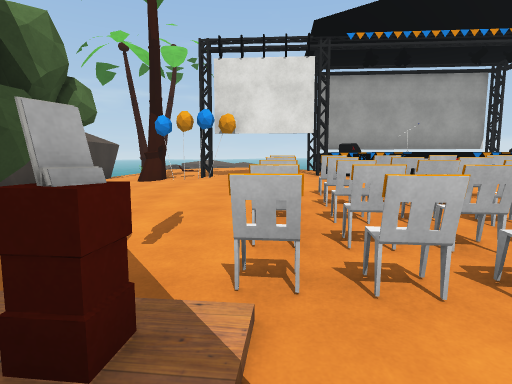
[1] (above)

14 first-person views from a walk through a 3-D level made in the Unity game engine. The camera is 1.4 m above the floor, tilts 6° down and sees 80° across. The floor is counted in squares, 2 m on a side. Each view is taken from the middle of a square. On the plan, view 1 faces up. The plan holds only what a view shows up to about 10 squares ahead; the rest is blank. The place goes on beyond the plan. The player character is not drawn. Some animated figures are not drawn. Some surface patterns are stand-ins.

[2]
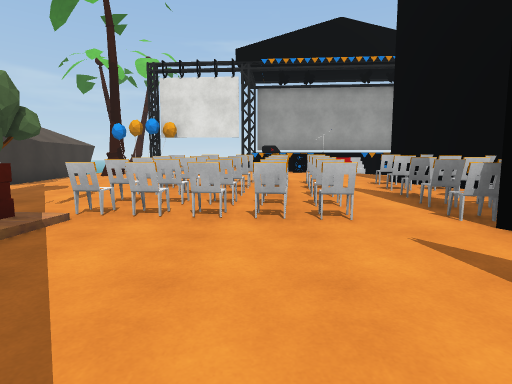

[3]
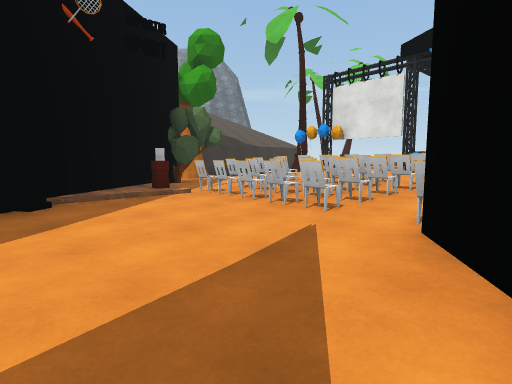

[4]
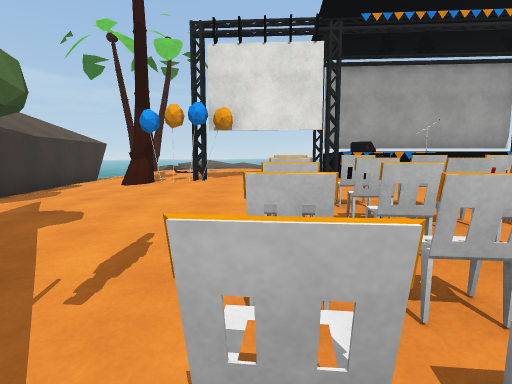

[5]
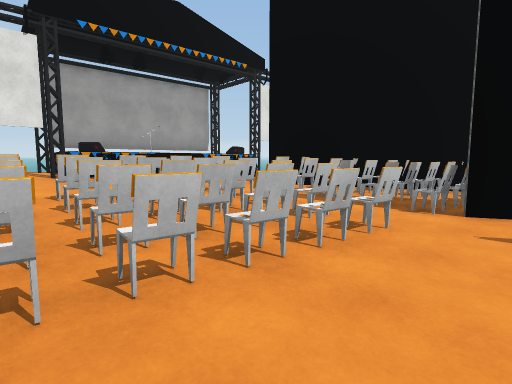

[6]
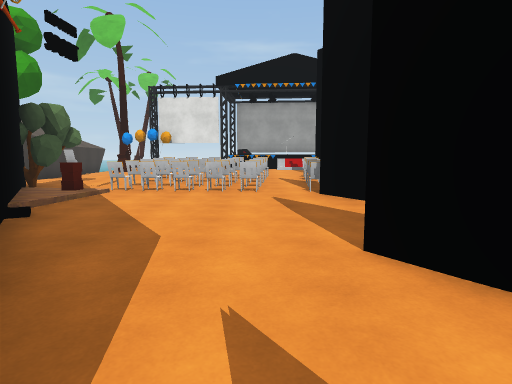

[7]
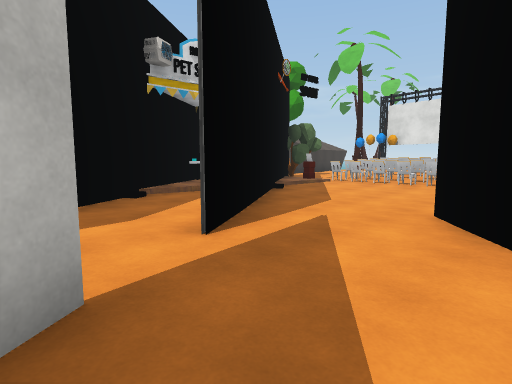

[8]
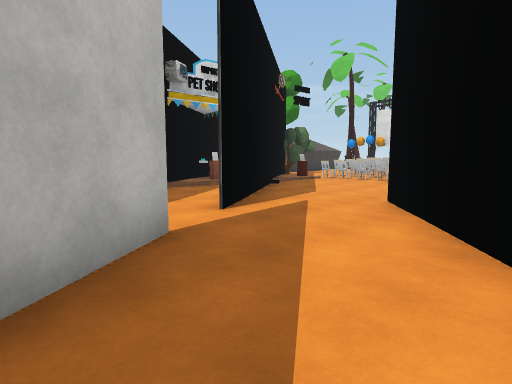

[9]
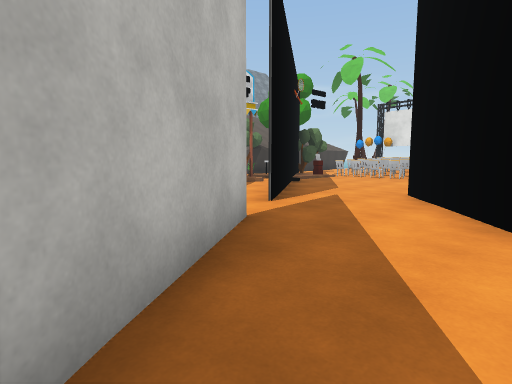

[10]
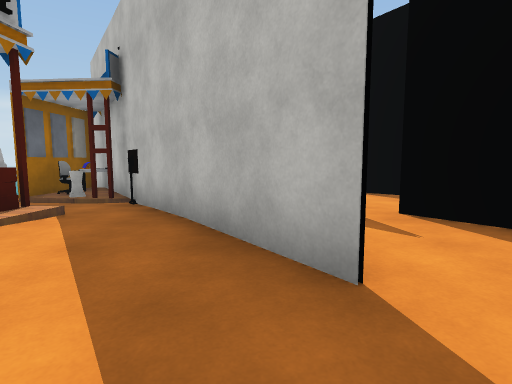

[11]
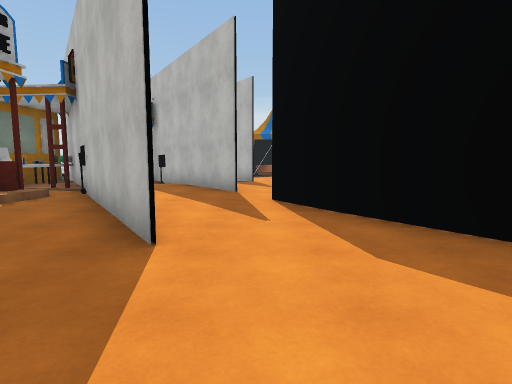

[12]
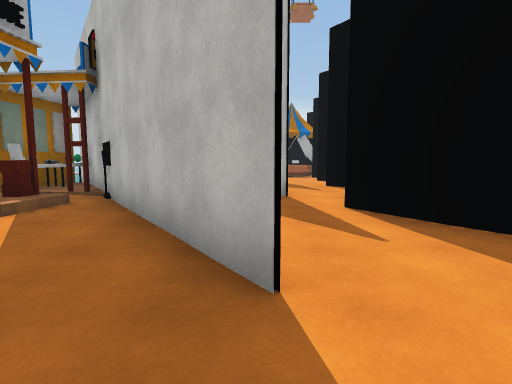

[13]
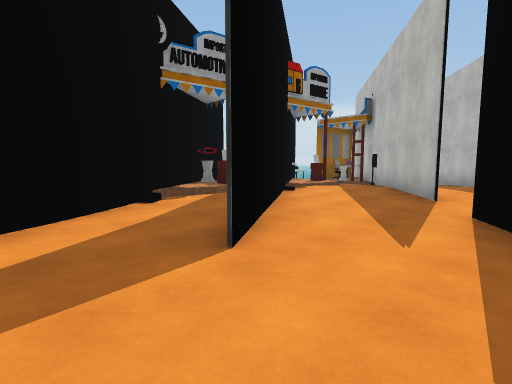

[14]
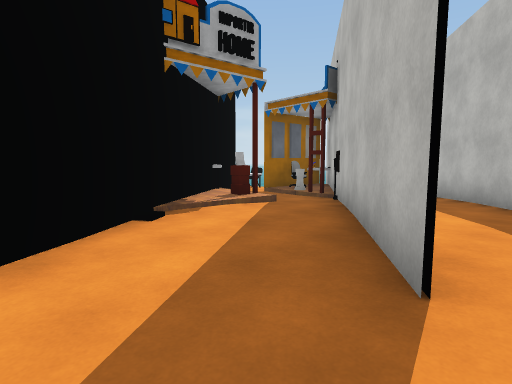

### Floor plan
Key: @ floor where view 1 was taken; # wall or solid block; x gap in a wall; . main floor; : floor 0.25 m higher than the main floor; - floor 0.25 m lower than the main floor; + floor 0.5 m higher than the main floor; _ floor 0.5 m lower than the main floor; * floor 1.75 m higher than the main floor; / step, stairs or slope; = window, fence, low wall or low ledge; T tree; C chair; O other object.
Columns run from 6 left of view 1 to 9 right of it. Each row starts with its distance up from view 1.
 11 #  +++
 10 #.:+++  ====##
  9 #.:+++++*
  8 #..#xO++##
  7 #..:++++#=/==#
  6   .:++++++++
  5   ..:+++++++
  4  TT.::/###+#
  3    .T:####:##
  2    TT.########
  1     ##.#######
  0      #@....
 -1      ##....
 -2    #####....
 -3      #=#..#. #
 -4      #=##.#####
 -5      ##.#..#####
 -6         ....####
 -7         ..#..##
 -8         #.##.##O
 -9         ...#.###
-10         ...##-##
-11           # ###_
-12           #  #C_
-13              ##

Positions as (right, up) in squares from view 1, and headings:
1: (0, 0), facing up
2: (2, -2), facing up
3: (5, -2), facing up-left
4: (0, 1), facing up
5: (0, 0), facing up-right
6: (3, -5), facing up
7: (5, -7), facing up-left
8: (6, -8), facing up-left
9: (6, -9), facing up-left
10: (4, -5), facing down
11: (3, 0), facing down
12: (4, -1), facing down
13: (2, -1), facing down-right
14: (3, -5), facing down-right
